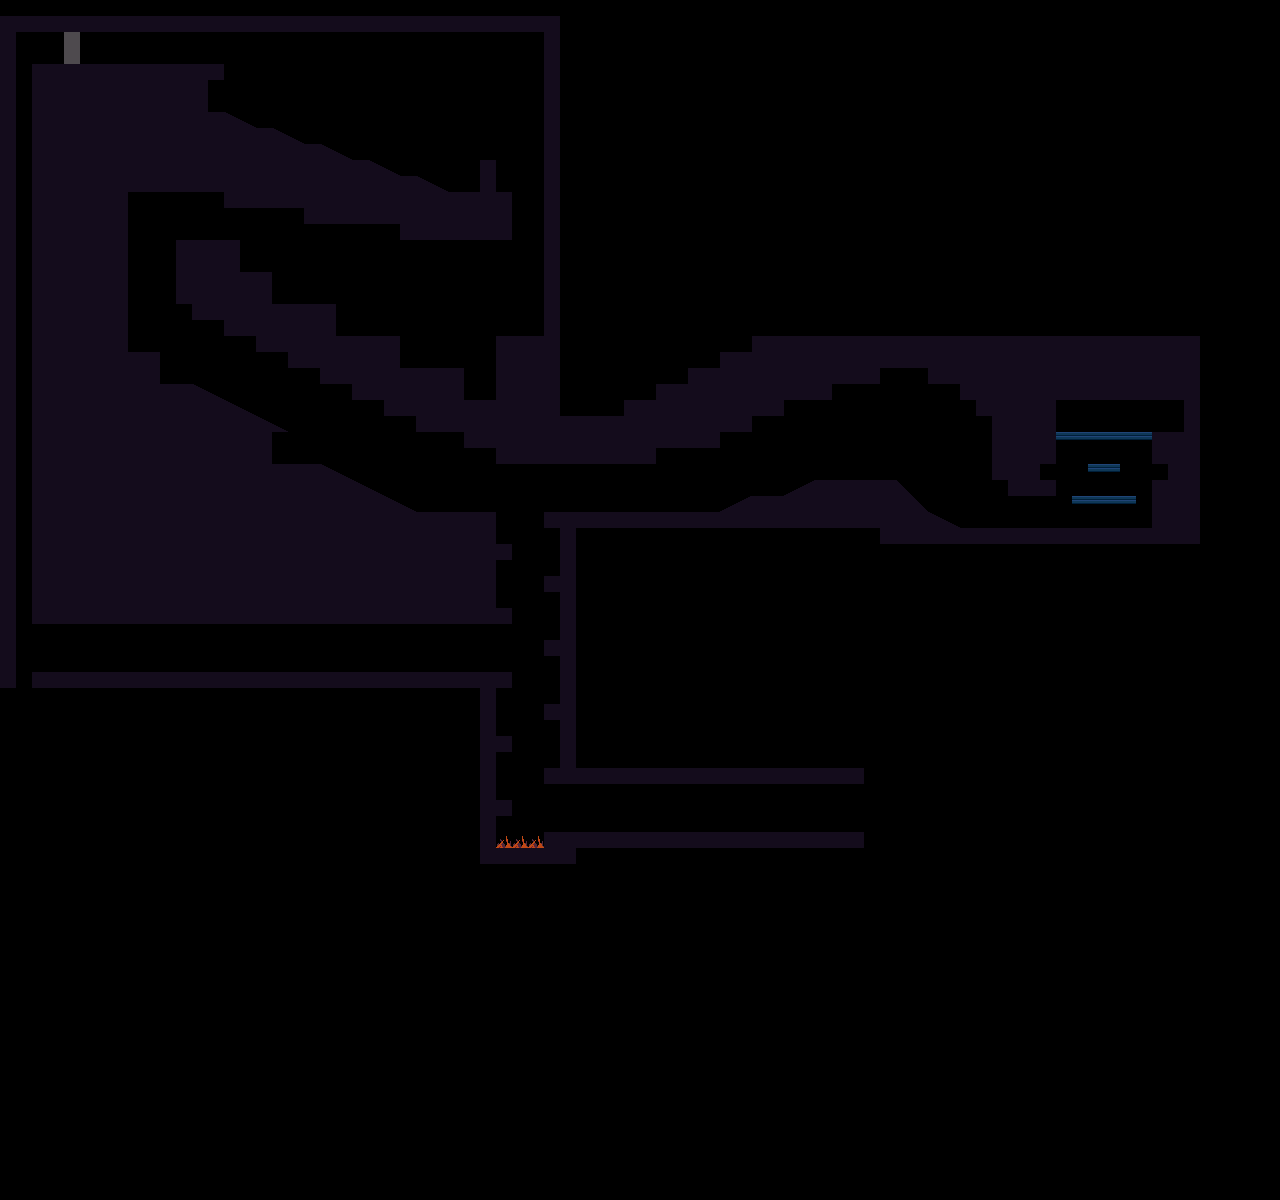

A level layout from a 2D game, rendered from its tile map. Below: a short description, then the map file with tile-grid data replaced by summaries:
An orthogonal 80x75 tile map with 16x16 px tiles, 1 tile layer (FOREGROUND), 1 hidden layer not drawn, 5 tilesets and 94 objects (4x BOULDER_SPAWNER, 3x ARROW_TRAP, 3x PLATFORM, DEBUG_SPAWN, MOVING_PLATFORM, ...).

<map version="1.0" orientation="orthogonal" renderorder="right-down" width="80" height="75" tilewidth="16" tileheight="16" nextobjectid="125">
 <tileset firstgid="1" name="TILES_TMP" tilewidth="16" tileheight="16">
  <image source="../img/tiles_placeholder.png" width="64" height="32" />
 </tileset>
 <tileset firstgid="9" name="TILES_OBR" tilewidth="16" tileheight="16">
  <image source="../img/tiles_rock.png" trans="000000" width="144" height="128" />
 </tileset>
 <tileset firstgid="81" name="TILES_REP" tilewidth="16" tileheight="16">
  <image source="../img/tiles_grass.png" width="128" height="160" />
 </tileset>
 <tileset firstgid="161" name="TILES_TEK" tilewidth="16" tileheight="16">
  <image source="../img/tiles_city.png" width="144" height="80" />
 </tileset>
 <tileset firstgid="206" name="TILES_GEN" tilewidth="16" tileheight="16">
  <image source="../img/tiles_general.png" trans="ff00ff" width="160" height="64" />
 </tileset>
 <objectgroup name="SOLIDS">
  <object id="8" x="112" y="192" width="16" height="160" />
  <object id="9" x="128" y="176" width="96" height="16" />
  <object id="11" x="224" y="192" width="80" height="16" />
  <object id="12" x="304" y="208" width="96" height="16" />
  <object id="15" x="400" y="192" width="112" height="48" />
  <object id="16" x="224" y="128" width="48" height="16" />
  <object id="18" x="272" y="144" width="48" height="16" />
  <object id="19" x="320" y="160" width="48" height="16" />
  <object id="20" x="368" y="176" width="48" height="16" />
  <object id="22" x="192" y="112" width="32" height="16" />
  <object id="23" x="192" y="80" width="16" height="32" />
  <object id="24" x="32" y="64" width="192" height="16" />
  <object id="29" x="368" y="176">
   <polygon points="0,0 0,-16 32,0" />
  </object>
  <object id="26" x="224" y="128">
   <polygon points="0,0 0,-16 32,0" />
  </object>
  <object id="27" x="272" y="144">
   <polygon points="0,0 0,-16 32,0" />
  </object>
  <object id="30" x="416" y="192">
   <polygon points="0,0 0,-16 32,0" />
  </object>
  <object id="28" x="320" y="160">
   <polygon points="0,0 0,-16 32,0" />
  </object>
  <object id="32" x="496" y="336" width="48" height="64" />
  <object id="33" x="352" y="368" width="112" height="32" />
  <object id="34" x="288" y="336" width="112" height="32" />
  <object id="35" x="224" y="304" width="112" height="32" />
  <object id="36" x="240" y="272" width="32" height="32" />
  <object id="37" x="176" y="240" width="64" height="64" />
  <object id="40" x="384" y="400" width="160" height="16" />
  <object id="41" x="128" y="352" width="32" height="32" />
  <object id="43" x="192" y="432">
   <polygon points="0,0 0,-48 96,0" />
  </object>
  <object id="44" x="128" y="384" width="64" height="16" />
  <object id="48" x="32" y="512" width="464" height="112" />
  <object id="49" x="544" y="512" width="16" height="16" />
  <object id="50" x="544" y="16" width="240" height="400" />
  <object id="52" x="256" y="336" width="32" height="16" />
  <object id="53" x="320" y="368" width="32" height="16" />
  <object id="54" x="480" y="160" width="16" height="32" />
  <object id="56" x="560" y="512" width="368" height="272" />
  <object id="57" x="544" y="576" width="16" height="16" />
  <object id="58" x="496" y="544" width="16" height="16" />
  <object id="61" x="496" y="608" width="16" height="16" />
  <object id="62" x="544" y="640" width="16" height="16" />
  <object id="64" x="320" y="512">
   <polygon points="0,0 0,-48 96,0" />
  </object>
  <object id="65" x="256" y="464" width="64" height="32" />
  <object id="67" x="256" y="432" width="16" height="32" />
  <object id="71" x="32" y="64" width="16" height="560" />
  <object id="72" x="0" y="16" width="16" height="672" />
  <object id="73" x="16" y="16" width="528" height="16" />
  <object id="74" x="32" y="672" width="464" height="192" />
  <object id="75" x="544" y="704" width="16" height="16" />
  <object id="76" x="496" y="736" width="16" height="16" />
  <object id="77" x="544" y="768" width="16" height="16" />
  <object id="78" x="496" y="672" width="16" height="16" />
  <object id="79" x="496" y="800" width="16" height="16" />
  <object id="80" x="496" y="848" width="64" height="16" />
  <object id="82" x="544" y="832" width="320" height="16" />
  <object id="84" x="720" y="512">
   <polygon points="0,0 32,0 32,-16" />
  </object>
  <object id="85" x="784" y="496">
   <polygon points="0,0 32,0 32,-16" />
  </object>
  <object id="86" x="896" y="496">
   <polygon points="0,0 0,-16 16,0" />
  </object>
  <object id="87" x="912" y="512">
   <polygon points="0,0 0,-16 16,0" />
  </object>
  <object id="88" x="928" y="528">
   <polygon points="0,0 0,-16 32,0" />
  </object>
  <object id="89" x="752" y="496" width="160" height="16" />
  <object id="90" x="816" y="480" width="80" height="16" />
  <object id="91" x="928" y="528" width="272" height="16" />
  <object id="93" x="416" y="416" width="336" height="16" />
  <object id="94" x="464" y="432" width="256" height="16" />
  <object id="95" x="496" y="448" width="160" height="16" />
  <object id="97" x="192" y="304" width="32" height="16" />
  <object id="99" x="784" y="384" width="48" height="16" />
  <object id="100" x="832" y="368" width="48" height="16" />
  <object id="101" x="880" y="352" width="48" height="16" />
  <object id="105" x="928" y="368" width="32" height="16" />
  <object id="106" x="960" y="384" width="16" height="16" />
  <object id="107" x="976" y="400" width="16" height="16" />
  <object id="109" x="992" y="416" width="48" height="64" />
  <object id="110" x="1008" y="480" width="48" height="16" />
  <object id="115" x="1152" y="480" width="16" height="48" />
  <object id="116" x="1152" y="432" width="32" height="32" />
  <object id="117" x="1040" y="384" width="16" height="80" />
  <object id="118" x="1056" y="384" width="128" height="16" />
  <object id="119" x="1184" y="384" width="16" height="48" />
  <object id="120" x="1168" y="464" width="16" height="16" />
 </objectgroup>
 <layer name="BACKGROUND_TEMP" width="80" height="75" visible="0">
  <data>[6000 cells, 2000 non-empty, 1 distinct tile ids]</data>
 </layer>
 <objectgroup name="OBJECTS">
  <object id="25" name="DEBUG_SPAWN" x="576" y="480" width="16" height="16" />
  <object id="38" name="BOULDER_SPAWNER" x="208" y="80" width="16" height="32">
   <properties>
    <property name="DIRECTION" value="RIGHT" />
   </properties>
  </object>
  <object id="39" name="BOULDER_SPAWNER" x="240" y="240" width="16" height="32">
   <properties>
    <property name="DIRECTION" value="RIGHT" />
   </properties>
  </object>
  <object id="42" name="BOULDER_SPAWNER" x="160" y="352" width="16" height="32">
   <properties>
    <property name="DIRECTION" value="RIGHT" />
   </properties>
  </object>
  <object id="68" name="BOULDER_SPAWNER" x="272" y="432" width="16" height="32">
   <properties>
    <property name="DIRECTION" value="RIGHT" />
   </properties>
  </object>
  <object id="69" name="MOVING_PLATFORM" x="16" y="688">
   <properties>
    <property name="DIRECTION" value="UP" />
   </properties>
   <polyline points="0,0 0,-624" />
  </object>
  <object id="83" name="SPIKES" x="496" y="832" width="48" height="16" />
  <object id="103" name="ARROW_TRAP" x="992" y="480" width="16" height="16">
   <properties>
    <property name="DIRECTION" value="LEFT" />
   </properties>
  </object>
  <object id="104" name="GOBLIN_IMP" x="832" y="464" width="16" height="16" />
  <object id="111" name="PLATFORM" x="1072" y="496" width="64" height="16" />
  <object id="112" name="PLATFORM" x="1088" y="464" width="32" height="16" />
  <object id="113" name="PLATFORM" x="1056" y="432" width="96" height="16" />
  </objectgroup>
 <layer name="FOREGROUND" width="80" height="75">
  <data>[6000 cells, 1185 non-empty, 9 distinct tile ids]</data>
 </layer>
</map>
<!-- 4 of 94 objects omitted -->
